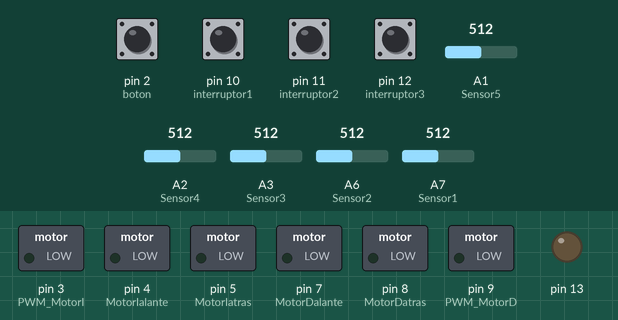
This sketch was run on a simulated Arduino Nano, built with avr-gcc and run on an emulated ATmega328P. On the bench: switched loads named in the sketch (green lamp = pin HIGH), output pins drawn as LEDs (lit = HIGH). The test bench sets the inputs (shaded band); at power-on: pin 2 (boton), pin 10 (interruptor1), pin 11 (interruptor2), pin 12 (interruptor3) HIGH, A1 (Sensor5) = 512, A2 (Sensor4) = 512, A3 (Sensor3) = 512, A6 (Sensor2) = 512, A7 (Sensor1) = 512. What the sketch prints to the serial monitor is not drawn.

Above: at 6.2 s.
6.3 s: pin 2 (boton) pulled LOW for 0.15 s
At 7.5 s:
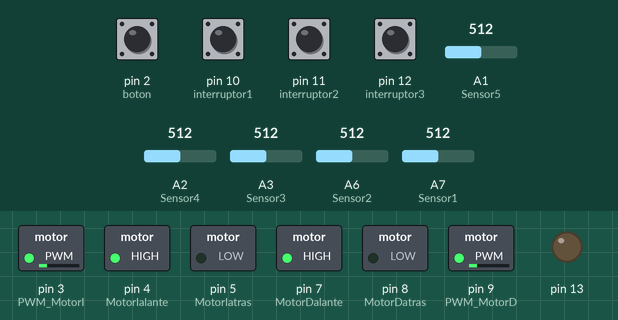
7.9 s: pin 10 (interruptor1) pulled LOW for 0.15 s
At 8.2 s:
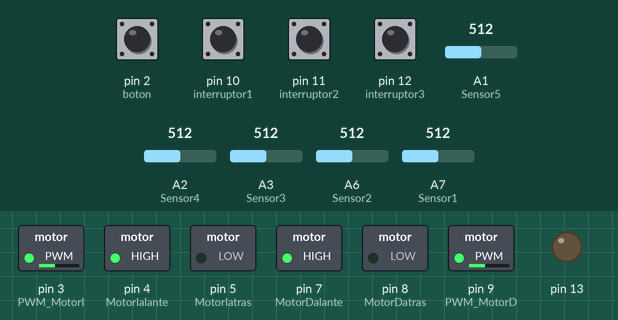
9.5 s: pin 11 (interruptor2) pulled LOW for 0.15 s
At 10.6 s:
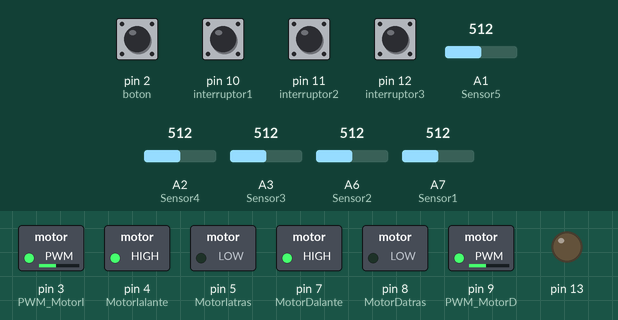
11.1 s: pin 12 (interruptor3) pulled LOW for 0.15 s
At 11.8 s:
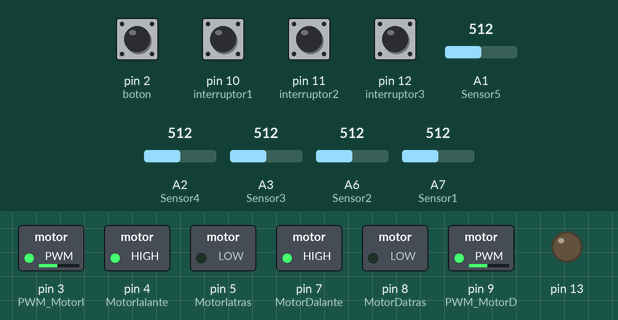
Timing chart, 0 to 13.7 s (numbered marks = the images above; inputs shaded):
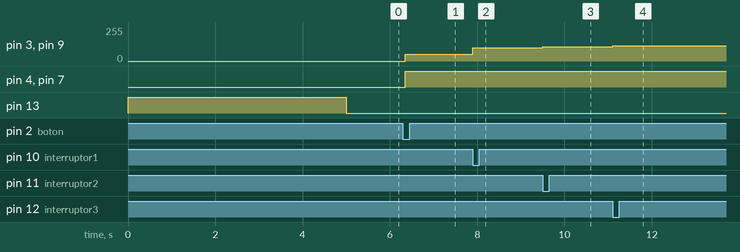

The sketch:

KizaruBot2_v1.ino
```cpp
//#include <PIDfromBT.h>

//Pines de los motores
int MotorIalante = 4;
int MotorIatras = 5;
int MotorDalante = 7;
int MotorDatras = 8;
int PWM_MotorD = 9;
int PWM_MotorI = 3;

int estanbay = 6;

//Pines de los Sensores lellendolos de izquierda a derecha viendo el robot de la bateria a los sensores
int sensores[] = {A7, A6, A3, A2, A1};
int Sensor1 = A7;
int Sensor2 = A6;
int Sensor3 = A3;
int Sensor4 = A2;
int Sensor5 = A1;

//Pines de los interruptores para diferentes modos de velocidad
int boton = 2;
int interruptor1 = 10;
int interruptor2 = 11;
int interruptor3 = 12;

//Arrays de valor de sensores en negro en blanco y el umbral (utilizados en la calibracion)
int negros[] = {0, 0, 0, 0, 0};
int blancos[] = {1023, 1023, 1023, 1023, 1023};
int umbrales[5];
int umbrales_map[5];

int pesos[] = { -2, -1, 0, 1, 2};
// este array es un array intermediario para hacer operaciones no tiene relevancia en el programa
int lectura[5];

//Variables PID    SIN MILLIS
float kp = 0.9;
float kd = 27;
float ki = 0;
int posicion = 0;
int posicion_anterior = 0;
int proporcional = 0;
int derivada = 0;
int integral = 0;
int correccion = 0;

//Variables barias
bool calibracion = true;
bool arranque = true;
int i = 0;
int recivido = 0;
long millisAnterior = 0;
long millisInicio = 0;
long millisAnteriorPID = 0;
int umbral_blanco = 0; //mantener a 0 para interpretar los valores en "digital"
int umbral_negro = 0; //se puede abrir el abanico de deteccion aumentando estos numeros siempre en positivo

int sumVals;
int lineSensors;
int posicionMax = 500; //posible calcular comprovar valores
int posicionMin = -500; //     ""


int velD = 0;
int velI = 0;
int vel = 50;    //150

//PIDfromBT pid_calibrate(&kp, &ki, &kd, &vel, DEBUG);

void setup() {
  pinMode(MotorIalante, OUTPUT);
  pinMode(MotorIatras, OUTPUT);
  pinMode(MotorDalante, OUTPUT);
  pinMode(MotorDatras, OUTPUT);


  pinMode(Sensor1, INPUT);
  pinMode(Sensor2, INPUT);
  pinMode(Sensor3, INPUT);
  pinMode(Sensor4, INPUT);
  pinMode(Sensor5, INPUT);


  pinMode(boton, INPUT_PULLUP);
  pinMode(interruptor1, INPUT_PULLUP);
  pinMode(interruptor2, INPUT_PULLUP);
  pinMode(interruptor3, INPUT_PULLUP);

  pinMode(13, OUTPUT);


  digitalWrite(MotorIalante, LOW);
  digitalWrite(MotorIatras, LOW);
  digitalWrite(MotorDalante, LOW);
  digitalWrite(MotorDatras, LOW);
  digitalWrite(estanbay, HIGH);


  Serial.begin(9600);

  ///////////////////////////////////////////////////
  /*realizamos la calibracion inicial obteniendo los minimos y maximos leidos por cada sensor durante 5 seg y calculamos los umbrales*/
  ///////////////////////////////////////////////////


  digitalWrite(13, HIGH);
  millisAnterior = millis();
  do {

    // lectura de los sensores
    lectura[0] = analogRead(Sensor1);
    lectura[1] = analogRead(Sensor2);
    lectura[2] = analogRead(Sensor3);
    lectura[3] = analogRead(Sensor4);
    lectura[4] = analogRead(Sensor5);

    // registramos los valores Minimos y maximos en negros y blancos
    for (i = 0; i < 5; i++) {
      if (lectura[i] > negros[i]) {
        negros[i] = lectura[i];
      }
      if (lectura[i] < blancos[i]) {
        blancos[i] = lectura[i];
      }
    }

  } while ((millis() - millisAnterior) <= 5000);

  // Calculamos los umbrales para cada sensor
  for (i = 0; i < 5; i++) {
    umbrales[i] = ((negros[i] + blancos[i]) / 2) + 100;
    umbrales_map[i] = map (umbrales[i], blancos[i], negros[i], 0, 255);
  }

  for (i = 0; i < 5; i++) {
    Serial.print(umbrales_map[i]);
    Serial.print("   ");
  }
  Serial.println("   ");
  calibracion = false;
  digitalWrite(13, LOW);


} //fin del setup

void loop() {


  ///////////////////////////////////////////////////
  //Comunicacion del bluethooth para calibracion del PID
  ///////////////////////////////////////////////////

  //pid_calibrate.update();


  ///////////////////////////////////////////////////
  //Secuencia de arranque, junto con las configuraciones de velocidad del switch
  ///////////////////////////////////////////////////


  if (digitalRead(boton) == false && arranque == true) {
    arranque = false;
    millisInicio = millis();
  } else if ((millis() >= (millisInicio + 50)) && (arranque == false) && (millisInicio > 0)) {

    if (digitalRead(10) == false) {
      /*vel = 80;
      kp = 1;   //1.65
      kd = 32;    //90
      ki = 0;*/

      vel = 100;
      kp = 1.17;   //1.65
      kd = 38;    //90
      ki = 0;

    } if (digitalRead(11) == false) {
      /*vel = 100;
      kp = 1.17;   //1.65
      kd = 38;    //90
      ki = 0;*/
      vel = 108;
      kp = 1.20;  //1.65
      kd = 44;    //90
      ki = 0;

    } if (digitalRead(12) == false) {
      vel = 115;
      kp = 1.20;  //1.65
      kd = 44;    //90
      ki = 0;
    }


    ///////////////////////////////////////////////////
    //Calculo del analogico de desplazamiento del array de sensores
    ///////////////////////////////////////////////////

    //cada 1 milisegundos lee los sensores y llama a la funcion que ejecuta el calculo para hacerlo de manera periodica

    if (millis() >= millisAnteriorPID + 1) {

      for (i = 0; i < 5; i++) {
        lectura[i] = map ((analogRead(sensores[i])), blancos[i], negros[i], 0, 255);
        if (lectura[i] < umbrales_map[i] - umbral_blanco) {
          lectura[i] = 0;
        } else if (sensores[i] > umbrales_map[i] + umbral_negro) {
          lectura[i] = 255;
        }
      }

      for (i = 0; i < 5; i++) {
        sumVals += (lectura[i] * pesos[i]);
        if (lectura[i] > umbrales_map[i]) {
          lineSensors += 1;
        }
      }

      if (lineSensors > 0) {
        posicion = (double)sumVals / (double)lineSensors;
      } else if (posicion > 0) {
        posicion = posicionMax;
      } else {
        posicion = posicionMin;
      }

      //  Serial.println(posicion);
      lineSensors = 0;
      sumVals = 0;
      ///////////////////////////////////////////////////
      //Calculo del PID
      ///////////////////////////////////////////////////

      proporcional = posicion;
      derivada = posicion - posicion_anterior;
      integral = integral + (posicion / 10);
      //integral= constrain(integral,-500,500);

      correccion = ((kp * proporcional) + (kd * derivada) + (ki * integral));

      //  Serial.print(correccion);

      //este map sirve para ajustar la sensivilidad de las constantes del PID. bajando los valores iniciales del map se hace mas sensible.
      correccion = map(correccion, -2000, 2000, -255, 255);
      correccion = constrain(correccion, -255, 255);
      posicion_anterior = posicion;


      //    Serial.print(correccion);
      //    if(velocidad>0){
      //    Serial.print("   ");
      //    Serial.println(velocidad);
      //    }
      //    Serial.println("   ");
      //    Serial.println(posicion);
      //    Serial.print("   ");
      //   Serial.println(correccion);
      //    }


      ///////////////////////////////////////////////////
      //Asignacion de velocidades a los motores
      ///////////////////////////////////////////////////


      //aqui aplicamos la correccion del pid a las velocidades de los motores
      //de tal modo que si la correccion hace que una rueda se ponga a 255 a la otra se le aplique el doble de correccion

      //  if(correccion>(255-vel)){
      //    velD = vel - (correccion*2);
      //    velI = 255;
      //    Serial.println("TopeI");
      //    }else if(correccion <((255-vel)*(-1))){
      //    velD = 255;
      //    velI = vel + (correccion*2);
      //    Serial.println("TopeD");
      //   }else{
      //    velD = vel - correccion;
      //   velI = vel + correccion;
      // }


      velD = vel - correccion;
      velI = vel + correccion;

      //limitamos desbordamientos
      velD = constrain(velD, -255, 255);
      velI = constrain(velI, -255, 255);

      //asiganmos valores a la rueda derecha teniendo en cuenta de que si el valor es negativo va hacia atras
      if (velD >= 0) {
        digitalWrite(MotorDalante, HIGH);
        digitalWrite(MotorDatras, LOW);
        analogWrite(PWM_MotorD, velD);
      } else {
        digitalWrite(MotorDalante, LOW);
        digitalWrite(MotorDatras, HIGH);
        analogWrite(PWM_MotorD, abs(velD));
      }

      //asiganmos valores a la rueda izquierda teniendo en cuenta de que si el valor es negativo va hacia atras
      if (velI >= 0) {
        digitalWrite(MotorIalante, HIGH);
        digitalWrite(MotorIatras, LOW);
        analogWrite(PWM_MotorI, velI);
      } else {
        digitalWrite(MotorIalante, LOW);
        digitalWrite(MotorIatras, HIGH);
        analogWrite(PWM_MotorI, abs(velI));
      }
      millisAnteriorPID = millis();
    } // fin de la ejecuccion del codigo cada 1ms

    //Serial.print(velD);
    //  Serial.print("   ");
    //  Serial.println(velI);

    ///////////////////////////////////////
    //COMPROBACIÓN DE SENSORES
    ////////////////////////////////////////

    /*
      Serial.print(analogRead(Sensor1));
      Serial.print("   ");
      Serial.print(analogRead(Sensor2));
      Serial.print("   ");
      Serial.print(analogRead(Sensor3));
      Serial.print("   ");
      Serial.print(analogRead(Sensor4));
      Serial.print("   ");
      Serial.print(analogRead(Sensor5));
      Serial.print("   ");
      Serial.print(digitalRead(boton));
      Serial.print("   ");
      Serial.print(digitalRead(interruptor1));
      Serial.print("   ");
      Serial.print(digitalRead(interruptor2));
      Serial.print("   ");
      Serial.println(digitalRead(interruptor3));

    */

  } //fin de la secuencia de arranque
} //fin del loop


/*
  y esto es to...
  esto es to...
  esto es todo amigos
*/
```

Measured:
- after the input at 6.3 s, pin 3 (PWM_MotorI), pin 9 (PWM_MotorD): 0/255 → 50/255 after 0.05 s; pin 4 (MotorIalante), pin 7 (MotorDalante): LOW → HIGH after 0.05 s
- after the input at 7.9 s, pin 3 (PWM_MotorI), pin 9 (PWM_MotorD): 50/255 → 100/255 at once
- after the input at 9.5 s, pin 3 (PWM_MotorI), pin 9 (PWM_MotorD): 100/255 → 108/255 at once
- after the input at 11.1 s, pin 3 (PWM_MotorI), pin 9 (PWM_MotorD): 108/255 → 115/255 at once
